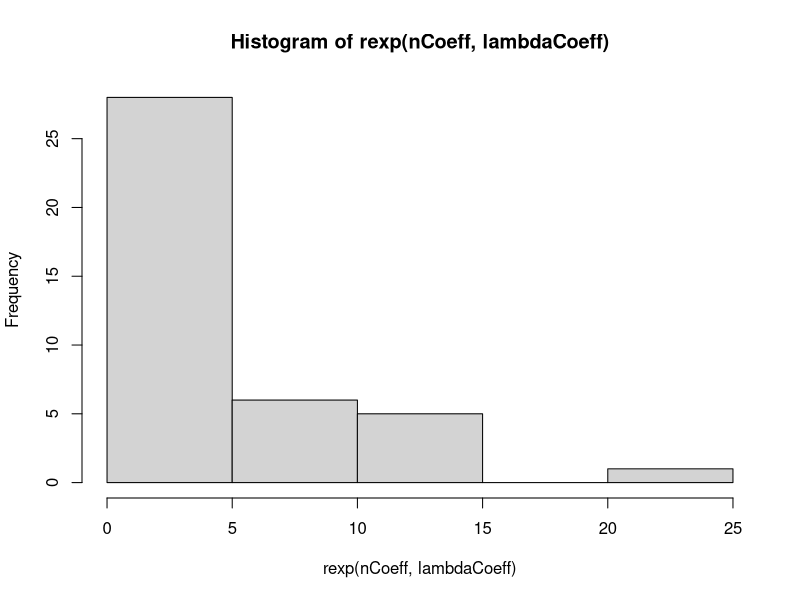
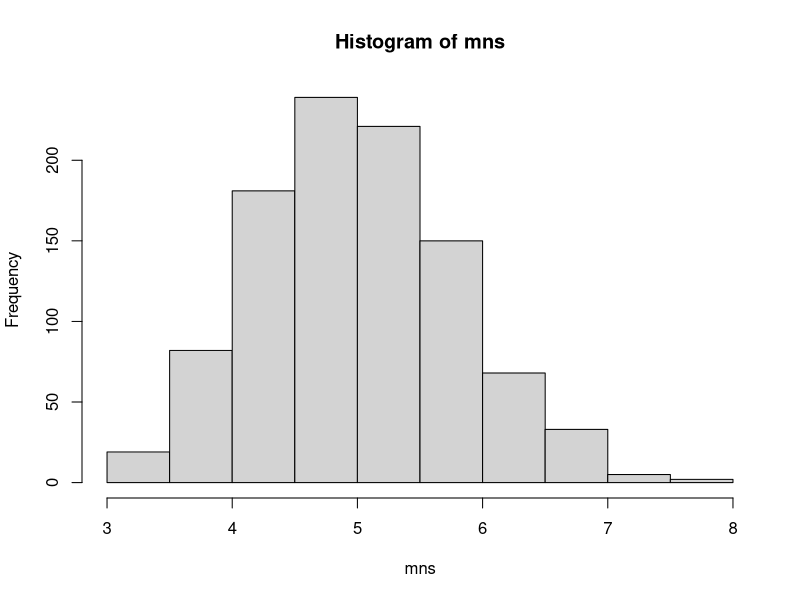

Write R code to recreate these figures, in order. (Note: this script raises an error after producing the figures.)
lambdaCoeff   <- 0.2;
nCoeff        <- 40;
nSimulations  <- 1000;

#distribution of exponential: mean
distrMean     <- 1 / lambdaCoeff;
#distribution of exponential: standard deviation
distrStdDev   <- 1 / lambdaCoeff;
#distribution of exponential: variance
distrVariance <- distrStdDev ^ 2;

hist(rexp(nCoeff, lambdaCoeff));
readline();
mns <- NULL;
for (i in 1 : nSimulations){
    mns = c(mns, mean(rexp(nCoeff, lambdaCoeff)));
}
hist(mns);

#distribution of averages of 40 exponentials: theoretical mean



#distribution of averages of 40 exponentials: theoretical variance
f2TVariance <- distrVariance / nCoeff;

print(sprintf("f2Variance: %f", f2Variance));